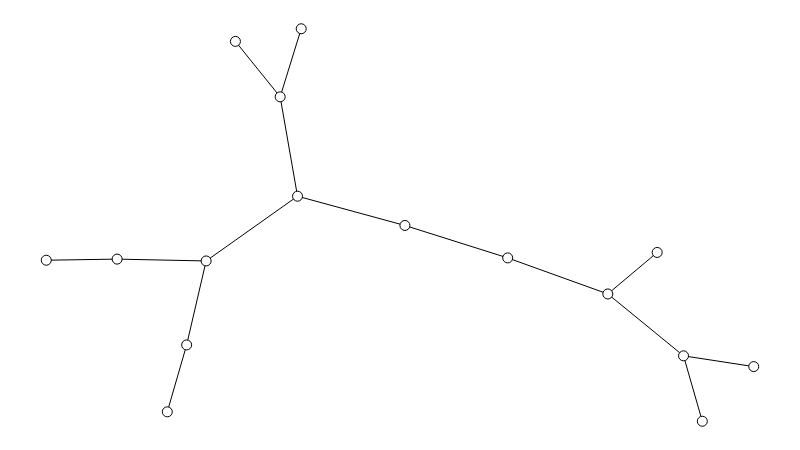

Write notebook code for a chart like this one.
### Markdown cell above
## Caminhos relativamente curtos

Primeiramente, precisamos evitar caracterizações baseadas em algum "número mágico" como [seis](https://en.wikipedia.org/wiki/Six_degrees_of_separation). A diferença entre os comprimentos médios obtidos pelo Milgram e os comprimentos médios obtidos do Spotify exigem uma caracterização mais genérica.

Informalmente, a definição de pequeno mundo já foi estabelecida: um grafo cujos caminhos são *relativamente curtos*. Nosso objetivo é formalizar o suficiente essa definição para poder usá-la em um teste de hipótese.

Um primeiro passso natural é tentar visualizar uma rede pequeno mundo para obter *insights* sobre a "cara" dela.

Nas lousinhas, as duplas Graicer/Tirta e Fred/Rapha apresentaram propostas baseadas em *árvore*. Uma árvore é uma *rede conexa sem circuitos*, ou seja, é um grafo com as seguintes propriedades:

* entre quaisquer dois nós, existe um caminho;
* esse caminho é o único entre esses nós.

O módulo *NetworkX* possui uma função pronta para gerar uma árvore aleatória com dado número de nós.

### Code cell
# Gera uma árvore aleatória.
g = nx.random_tree(NUM_NODES)

# Atribui posições aos nós.
sn.set_spring_positions(g)

# Mostra o grafo.
show_graph(g)

### Figure 1 — Plotly figure (JSON) as saved in the notebook; plotly's stock layout.template omitted (floating-point values rounded to 4 significant figures)
{"data": [{"hoverinfo": "none", "line": {"color": "rgb(0, 0, 0)", "width": 1}, "mode": "lines", "type": "scatter", "uid": "d90a5b62-a9fa-11e8-9f0f-d45ddf04521d", "x": [0.7937, 0.6522, null, 0.7937, 0.9007, null, 0.7937, 0.8635, null, 0, 0.1002, null, 0.3604, 0.3306, null, 0.3306, 0.3552, null, 0.3306, 0.2674, null, 0.507, 0.6522, null, 0.507, 0.3552, null, 0.9273, 0.9007, null, 0.1985, 0.226, null, 0.1985, 0.1711, null, 0.226, 0.1002, null, 0.226, 0.3552, null, 1, 0.9007, null], "y": [0.3243, 0.4161, null, 0.3243, 0.1666, null, 0.3243, 0.4301, null, 0.4102, 0.4131, null, 1, 0.8265, null, 0.8265, 0.5734, null, 0.8265, 0.9678, null, 0.4988, 0.4161, null, 0.4988, 0.5734, null, 0, 0.1666, null, 0.1945, 0.4084, null, 0.1945, 0.024, null, 0.4084, 0.4131, null, 0.4084, 0.5734, null, 0.1392, 0.1666, null]}, {"hoverinfo": "none", "marker": {"color": "rgb(255, 255, 255)", "line": {"color": "rgb(0, 0, 0)", "width": 1}, "size": 10}, "mode": "markers+text", "text": [], "textfont": {"color": "rgb(0, 0, 0)"}, "textposition": "middle center", "type": "scatter", "uid": "d90a818a-a9fa-11e8-953d-d45ddf04521d", "x": [0.7937, 0, 0.3604, 0.3306, 0.507, 0.9273, 0.2674, 0.1985, 0.226, 0.6522, 1, 0.9007, 0.1002, 0.1711, 0.3552, 0.8635], "y": [0.3243, 0.4102, 1, 0.8265, 0.4988, 0, 0.9678, 0.1945, 0.4084, 0.4161, 0.1392, 0.1666, 0.4131, 0.024, 0.5734, 0.4301]}], "layout": {"height": 450, "margin": {"b": 0, "l": 0, "r": 0, "t": 0}, "showlegend": false, "width": 800, "xaxis": {"showgrid": false, "showticklabels": false, "zeroline": false}, "yaxis": {"showgrid": false, "showticklabels": false, "zeroline": false}}}
